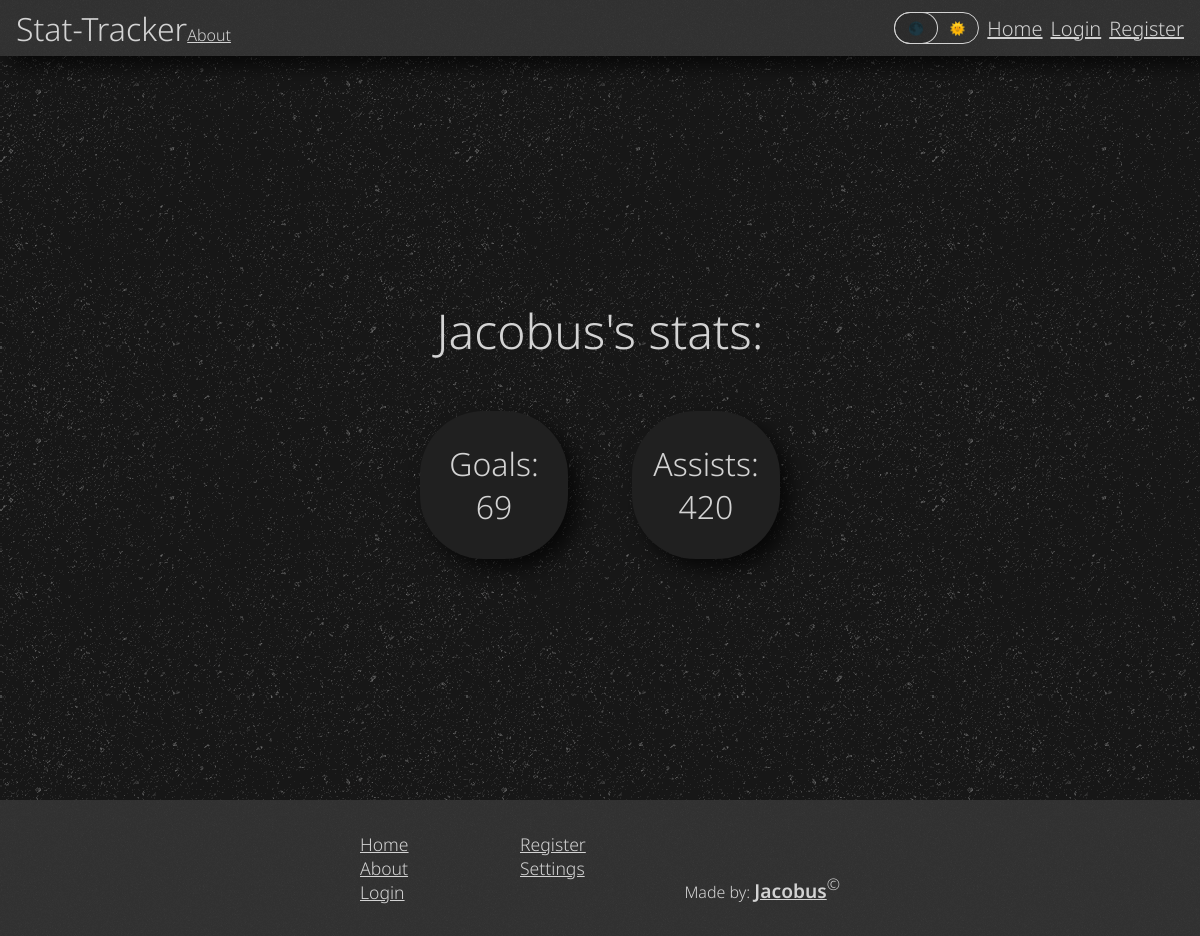
The page /pages/profile.php?user=23 on the database as committed earlier.
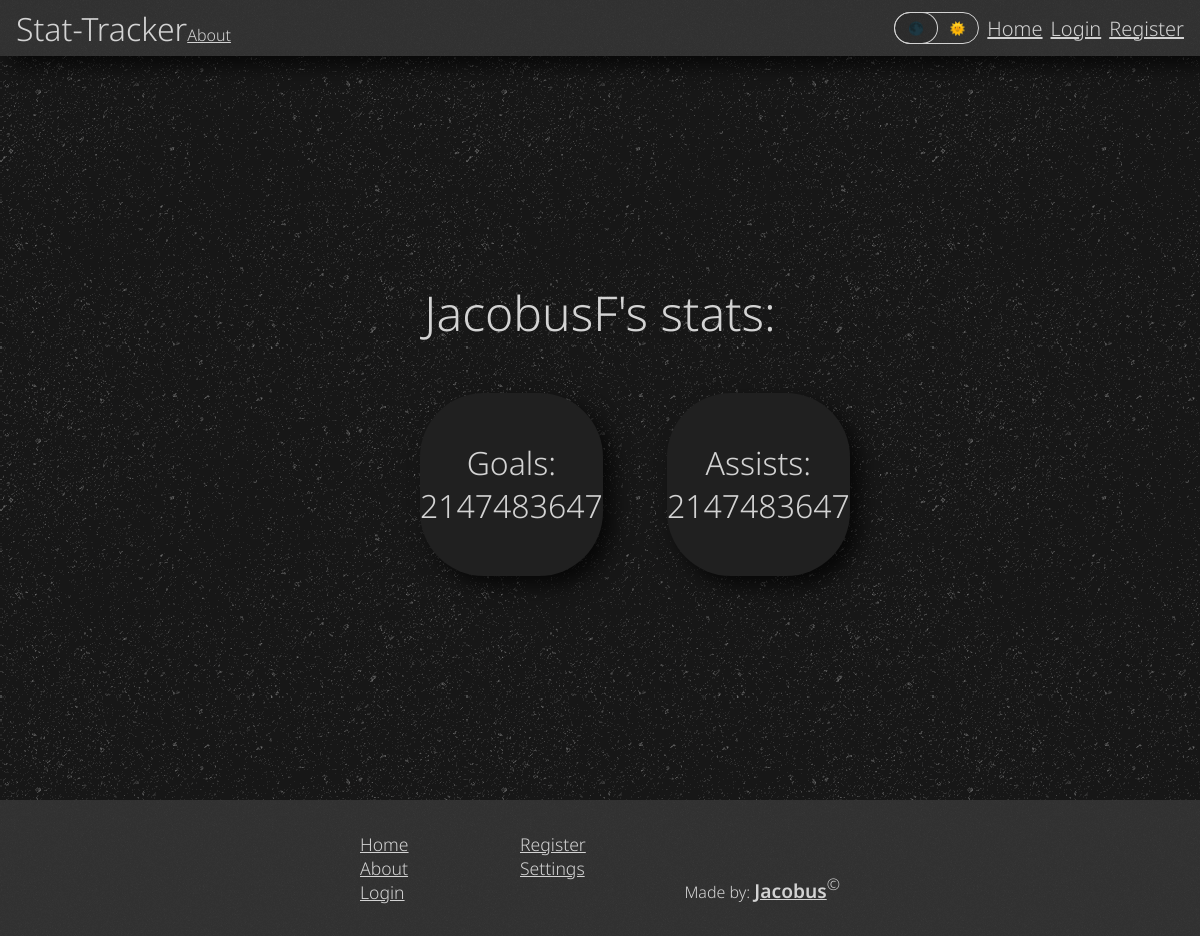
The same page on the database as committed later.
### tables this page shows
CREATE TABLE `users` (
  `id` int(11) NOT NULL,
  `name` varchar(40) NOT NULL,
  `email` varchar(255) NOT NULL,
  `password` varchar(255) NOT NULL,
  `goals` int(32) NOT NULL DEFAULT 0,
  `assists` int(32) NOT NULL DEFAULT 0,
  `login_token` varchar(255) DEFAULT NULL,
  `admin` int(11) NOT NULL DEFAULT 0
);

### php/user.php (called while the page is built, shortened)
<?php
class User{
    public function checkLoggedIn() {
        if(isset($_SESSION["id"])) {
            return 0;
        } else {
            return 1;
        }
    }
}
?>

### php/user_profile.php (called while the page is built, shortened)
<?php
class Profile {
    private $conn;
    public function __construct($id) {
        $this->conn = $conn;
        try{
            $this->setUserData($id);
        }catch(Exception $e){
            return $e->getMessage();
        }
    }
    private function setUserData($id) {
        $stmt = $this->conn->prepare("SELECT * FROM users WHERE id=?");
        $result = $stmt->execute([$id]);
        $stmt->execute([$id]);
        $data = $stmt->fetchAll(PDO::FETCH_ASSOC);
        $this->name = $data[0]["name"];
        $this->goals = $data[0]["goals"];
        $this->assists = $data[0]["assists"];
    }
}
?>

### pages/profile.php (the view, shortened to what this page needs)
<?php
    require_once "../php/user_profile.php";
    require_once "../php/user.php";
    $user = new User();
    if(isset($_GET["user"])){
        $profile = new Profile($_GET["user"]);
    }
?>
<!DOCTYPE html>
<html lang="en">
<head>
    <link rel="stylesheet" href="../styles/main.css">
    <link rel="stylesheet" href="../styles/stats.css">
    <link rel="stylesheet" href="../styles/profile.css">
</head>
<body>
    <?php require_once("header.php"); ?>
    <?php if(isset($profile) && !$profile){?>
        <div class="center">
            <p>User Profile Not Found</p>
            <a href="profile.php?user=<?php echo $user->id ?>" class="button">Click here to get back to your profile</a>
        </div>
    <?php }else{ ?>
        <div class="center">
            <p><?php
                if(isset($profile)){
                    print($profile->name);
                }else{
                    print($user->name);
                }
            ?>'s stats:</p>
            <div class="stat-wrapper">
                <div class="stat-card shadow" data-tilt data-tilt-glare data-tilt-max-glare="0.1">
                    <p class="stat-card-counter-text">Goals:</p>
                    <p class="stat-card-counter-number"><?php
                        if(isset($profile)){
                            print($profile->goals);
                        }else{
                            print($user->goals);
                        }
                    ?></p>
                </div>
                <div class="stat-card shadow" data-tilt data-tilt-glare data-tilt-max-glare="0.1">
                    <p class="stat-card-counter-text">Assists:</p>
                    <p class="stat-card-counter-number"><?php
                        if(isset($profile)){
                            print($profile->assists);
                        }else{
                            print($user->assists);
                        }
                    ?></p>
                </div>
            </div>
        </div>
    <?php } ?>
    <?php require_once("footer.php"); ?>
</body>
</html>

### pages/header.php (shortened to what this page needs)
<div class="header shadow noise-texture">
    <p>Stat-Tracker<a href="index.php">About</a></p>
    <div class="header-links">
        <a style="text-decoration: none;font-size:0.8rem;">
            <div class="button-switch">
                <label for="darkmode"><p>&#127761;</p><p>&#127774;</p></label>
            </div>
        </a>
        <a href="home.php">Home</a>
        <?php
            if(isset($user) && $user->checkLoggedIn() == 0){
                echo '
                    <a href="logout.php">Logout</a>
                    <a href="settings.php">Settings</a>
                    <a href="profile.php?user=' . $user->id . '">Profile</a>
                ';
            }else{
                echo '
                    <a href="login.php">Login</a>
                    <a href="register.php">Register</a>
                ';
            }
        ?>
    </div>
</div>

### pages/footer.php
<div class="footer-wrapper noise-texture">
    <div class="footer">
        <div class="links">
            <a href="home.php">Home</a>
            <a href="index.php">About</a>
            <a href="login.php">Login</a>
        </div>
        <div class="links">
            <a href="register.php">Register</a>
            <a href="settings.php">Settings</a>
        </div>
        <div class="credits"><p>Made by: <a href="https://github.com/Rosux" target="_blank">Jacobus</a><p class="small-copyright">©</p></p></div>
    </div>
</div>

### styles/main.css (style rules this page uses)
:root { --header-color: hsl(0, 0%, 20%); --text-color: hsl(0, 0%, 83%); --background-color: hsl(0, 0%, 9%); --accent-color-1: hsl(0, 0%, 13%); --accent-color-2: hsl(0, 0%, 19%); --font: 'Noto Sans', sans-serif; --background-ashpalt-texture: url("../images/asfalt-dark.png"); }
body, html { min-height: 100vh; padding: 0; margin: 0; color: var(--text-color); background-color: var(--background-color); font-family: var(--font); font-weight: 300; display: flex; flex-direction: column; background-image: var(--background-ashpalt-texture); }
body { padding-top: 3.5rem; }
p, a, h1, h2, h3, h4, h5, h6, ul { padding: 0; margin: 0; text-decoration: none; color: inherit; }
a { text-decoration: underline; }
* { box-sizing: border-box; }
.center { display: flex; flex-direction: column; align-items: center; justify-content: center; margin-bottom: 5rem; }
.shadow { box-shadow: 10px 10px 20px 0px rgba(0, 0, 0, 0.7); }
.noise-texture { isolation: isolate; }
.noise-texture::after { content: ""; position: absolute; height: 100%; width: 100%; background-image: url("../images/noise.png"); background-repeat: repeat; opacity: .04; z-index: -1; top: 0; left: 0; }
.small-copyright { line-height: 2.35; }
.header { width: 100%; height: 3.5rem; display: flex; flex-direction: row; align-items: center; justify-content: space-between; background-color: var(--header-color); padding: 0; position: fixed; top: 0; left: 0; z-index: 999; }
.header > p { font-size: 2rem; padding: .25rem 1rem; user-select: none; }
.header > p > a { font-size: 1rem; user-select: all; }
.header > .header-links { padding: 0 1rem 0 0; width: fit-content; height: 100%; display: flex; flex-direction: row; align-items: center; justify-content: flex-end; }
.header > .header-links > a { font-size: 1.25rem; }
.header > .header-links > a:not(:last-child) { padding-right: .5rem; }
.footer-wrapper { background-color: var(--header-color); width: 100%; height: fit-content; padding: 2rem 0; display: flex; align-items: center; justify-content: center; margin-top: auto; position: relative; }
.footer { width: 40%; height: fit-content; display: grid; grid-template-columns: 1fr 1fr 1fr; grid-template-rows: 1fr; }
.footer > * { height: 100%; }
.footer > .links { display: flex; flex-direction: column; align-items: left; justify-content: flex-start; }
.footer > .links > a { width: fit-content; font-size: 1.1em; }
.footer > .credits { display: flex; align-items: flex-end; justify-content: flex-end; }
.footer > .credits > p > a { font-weight: 600; font-size: 1.2em; }
.button-switch { width: fit-content; height: fit-content; user-select: none; }
.button-switch > label { cursor: pointer; display: grid; grid-template-columns: repeat(2, minmax(0, 1fr)); grid-template-rows: 1fr; border: solid 1px var(--text-color); border-radius: 10em; position: relative; min-width: max-content; }
.button-switch > label::after { display: block; position: absolute; content: ""; width: 50%; height: 100%; border-radius: 10em; box-shadow: 0 0 0 1px var(--text-color); transition: all .4s cubic-bezier(.86,0,.07,1); background-color: #00000020; }
.button-switch > label > p { font-size: inherit; color: inherit; padding: .5em 1em; text-align: center; }

### styles/stats.css (style rules this page uses)
.stat-wrapper { width: 40%; height: fit-content; display: grid; grid-template-columns: repeat(2, 1fr); grid-template-rows: repeat(2, fit-content()); column-gap: 4rem; }
.stat-card { width: 100%; aspect-ratio: 1/1; background-color: var(--accent-color-1); border-radius: 4em; font-size: 1rem; display: grid; grid-template-rows: 1fr 1fr; }
.stat-card-counter-text, .stat-card-counter-number { justify-self: center; font-size: 3em; }
.stat-card-counter-text { align-self: flex-end; }
.stat-card-counter-number { align-self: flex-start; }

### styles/profile.css (style rules this page uses)
.center { min-height: calc(100vh - 3.5rem); padding: 0; margin: 0; }
.center > p { font-size: 3rem; margin-bottom: 3rem; }
.center > .stat-wrapper { width: 30%; }
.center > .stat-wrapper > .stat-card > p { font-size: 2rem; }

Rows that differ between the two databases and show on the page:
changed users: name "Jacobus" → "JacobusF"; goals "69" → "2147483647"; assists "420" → "2147483647"
